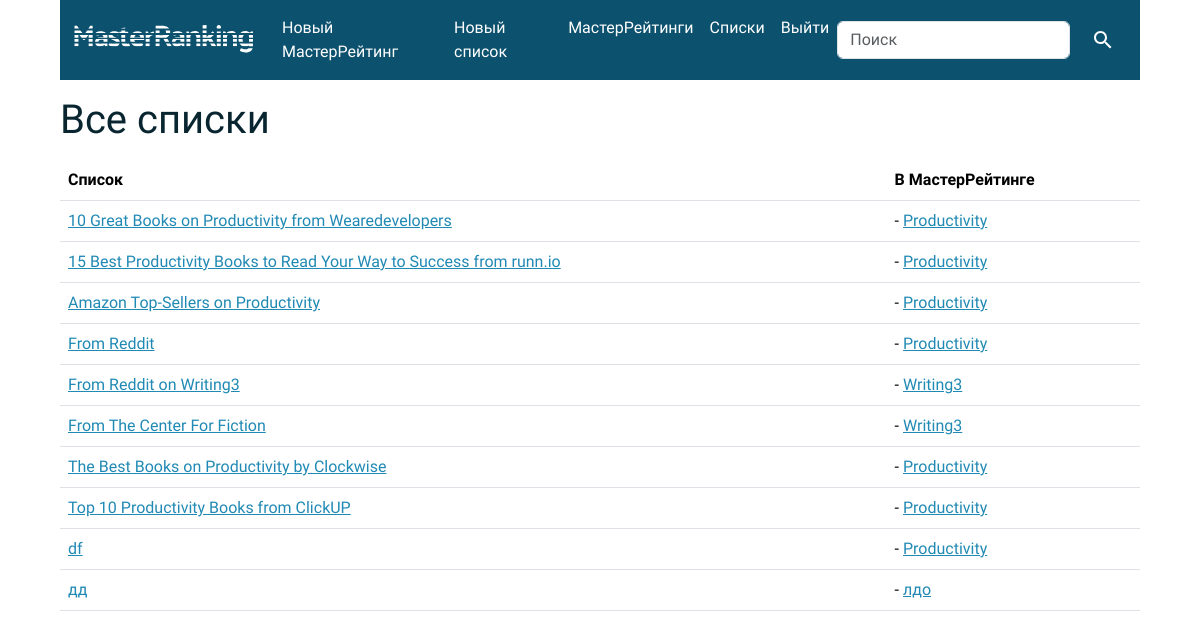
Before: /lists (signed in) with the older database file.
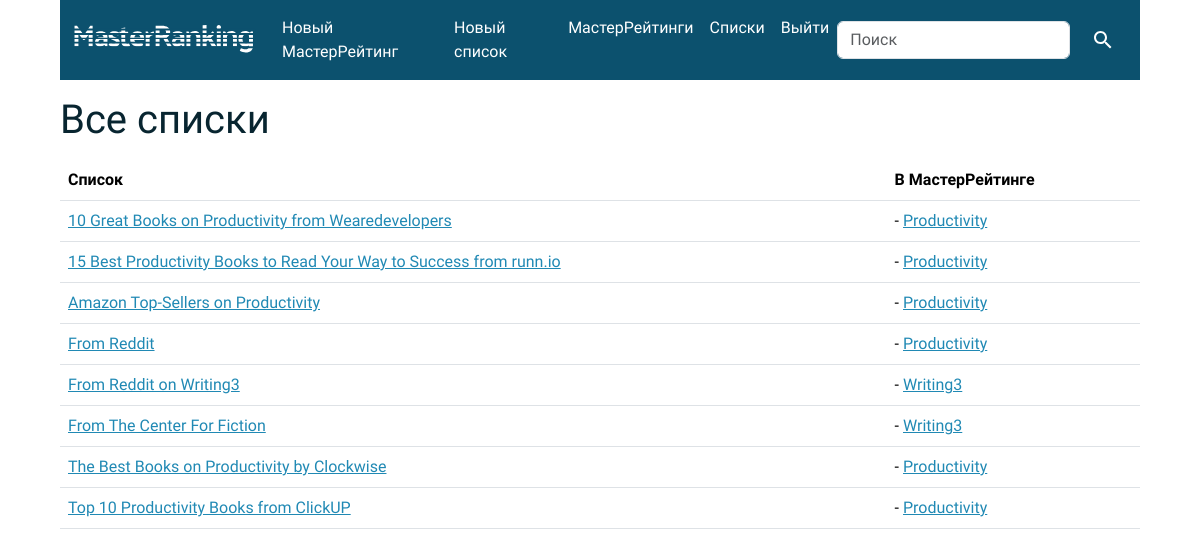
After: the same page with the newer database file.
### list/models.py (models this page shows, shortened)
class List(models.Model):
    name = models.CharField(max_length=320)
    info = models.CharField(max_length=960, blank=True)
    url = models.URLField(max_length=560, blank=True)
    credibility = models.PositiveIntegerField(default=3)
    book_num = models.PositiveIntegerField(default=10)
    masters = models.ManyToManyField(Master, blank=True)
    places_matter = models.BooleanField()
    slug = models.SlugField(max_length=250, null=True, blank=True)
    user = models.ForeignKey(User, on_delete=models.CASCADE)
    class Meta:
        constraints = [
            models.UniqueConstraint(fields=['name', 'user'], name='У пользователя не дожно быть несколько списков с одним названием'),
            models.UniqueConstraint(fields=['slug', 'user'], name='Слаг для списка должен быть уникальным')
        ]
    def __str__(self):
        return self.name

class Master(models.Model):
    name = models.CharField(max_length=960)
    time = models.DateTimeField(auto_now_add=True, null=True)
    slug = models.SlugField(max_length=250, null=True, blank=True)
    user = models.ForeignKey(User, on_delete=models.CASCADE)
    class Meta:
        constraints = [
            models.UniqueConstraint(fields=['name', 'user'], name='У пользователя не должно быть несколько МастерРейтингов с одним названием'),
            models.UniqueConstraint(fields=['slug', 'user'], name='Слаг для МастерРейтинга должен быть уникальным')
        ]
    '''
    Related:
    list
    book_in_master
    author_in_master
    '''
    def __str__(self):
        return self.name

### list/views.py (the view)
# urls.py: path("lists", views.lists, name="lists"),
@login_required
def lists(request):
    lists = List.objects.filter(user=request.user).order_by('name')
    return render(request, "list/lists.html", {"lists": lists,})

### list/templates/list/lists.html (shortened to what this page needs)
{% extends 'list/base.html' %}
{% block body %}
{% if lists.count > 0 %}
<h1>Все списки</h1>
<table class="table table-hover">
    <thead>
        <tr>
            <th scope="col">Список</th>
            <th scope="col">В МастерРейтинге</th>
        </tr>
    </thead>
    <tbody>
        {% for list in lists %}
        <tr>
            <td><a href="{% url 'list' list.id list.slug %}">{{ list }}</a></td>
            <td> {% if list.masters.count > 0 %}
                {% for master in list.masters.all %}
                - <a href="{% url 'master' master.id master.slug %}">{{ master }}</a><br>
                {% endfor %}
                {% endif %}</td>
        </tr>
        {% endfor %}
    </tbody>
</table>
{% else %}
<br>
<h1>Вы не добавили еще ни одного списка!</h1><br>
<a class="btn btn-primary" href="{% url 'list_add' %}">Добавить список</a>
{% endif %}
{% endblock %}

Changed rows visible on the page:
removed List: name "df", Master (name "Productivity")
removed List: name "дд"
removed Master: name "лдо", shown under "дд"
